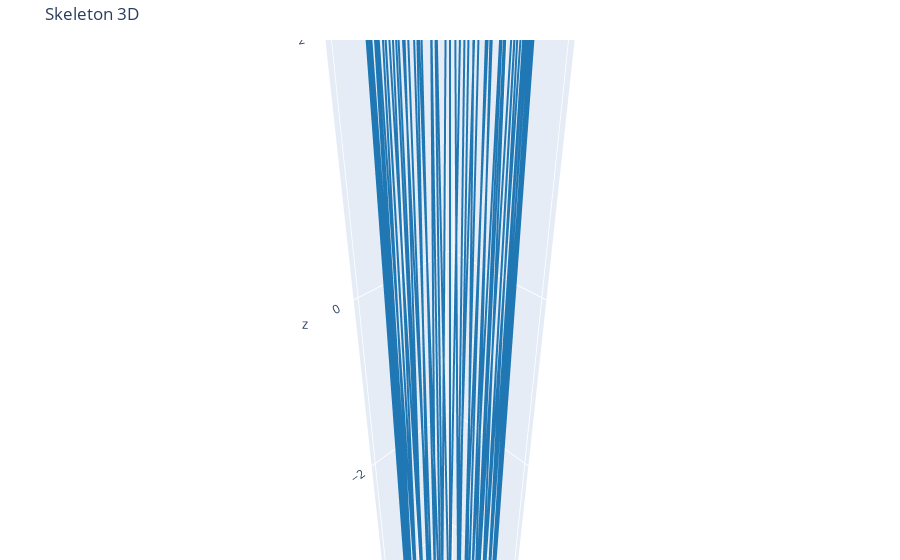

The notebook cell saved with this chart:
### Code cell
# You can use the thinned surface to extract a curve skeleton from mesh edges
skel2 = curve_skeleton_from_mesh(V_thin, F_thin, compress_chains=True, resample_spacing=0.2)
print("Curve skeleton from thinned mesh:", skel2.nodes.shape, skel2.edges.shape)
skel2.plot_3d();

### Figure 1 — Plotly figure (JSON) as saved in the notebook; plotly's stock layout.template omitted (floating-point values rounded to 4 significant figures; data arrays with more than 128 entries replaced by an {"elided": "..."} marker saying what was removed)
{"data": [{"line": {"color": "#1f77b4", "width": 4}, "mode": "lines", "name": "skeleton", "type": "scatter3d", "x": {"elided": "10176 float values"}, "y": {"elided": "10176 float values"}, "z": {"elided": "10176 float values"}}], "layout": {"legend": {"orientation": "h", "y": 1.02, "yanchor": "bottom"}, "margin": {"b": 0, "l": 0, "r": 0, "t": 40}, "scene": {"aspectmode": "data", "xaxis": {"visible": true}, "yaxis": {"visible": true}, "zaxis": {"visible": true}}, "title": {"text": "Skeleton 3D"}}}
